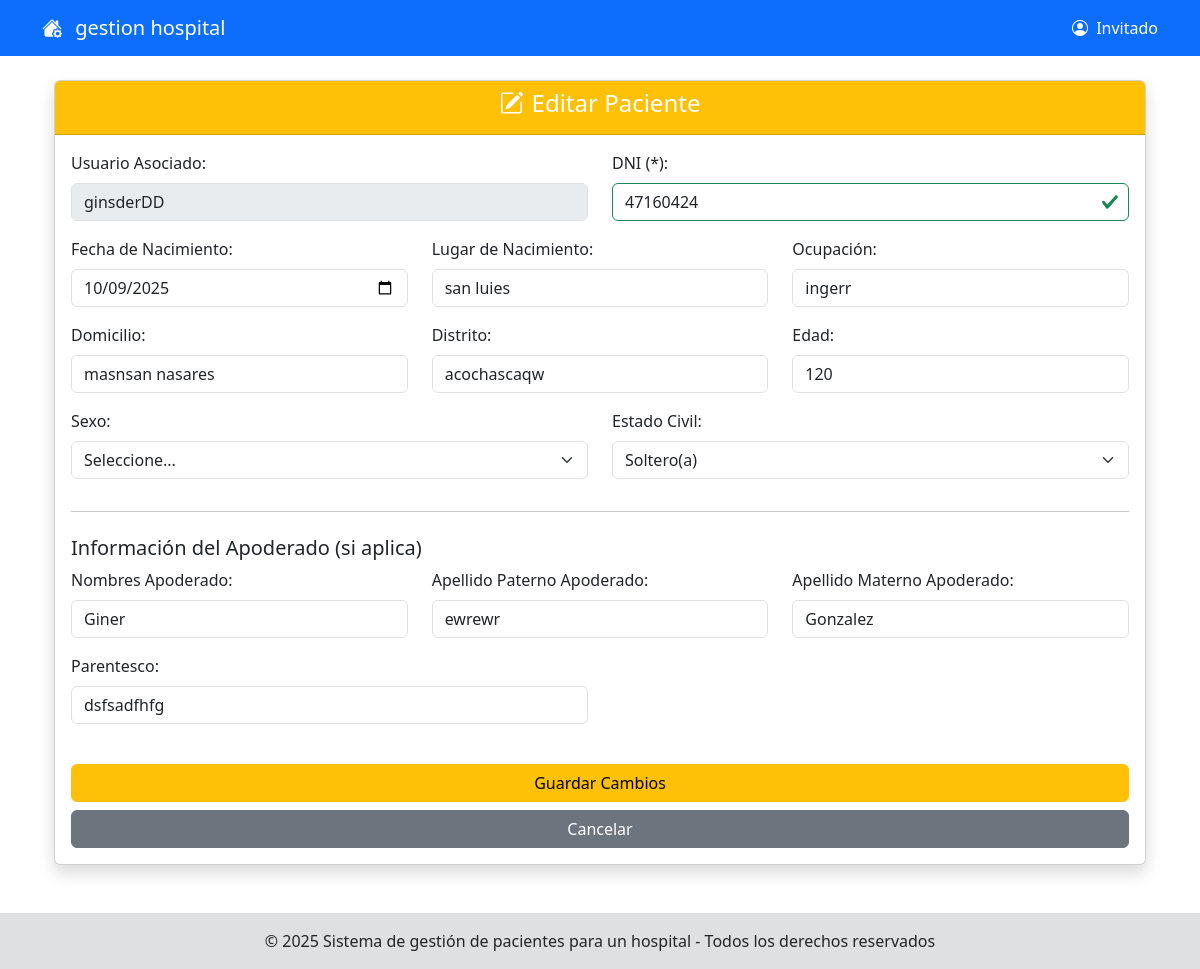
/modeloRol/recepcion/gestionTotalPacientes/editarPaciente/indexEditarPaciente.php?id=6, run on the app's committed database.
### tables this page shows
CREATE TABLE `pacientes` (
  `id_paciente` int(11) NOT NULL,
  `id_usuario` int(11) DEFAULT NULL,
  `fecha_nacimiento` date DEFAULT NULL,
  `lugar_nacimiento` varchar(100) DEFAULT NULL,
  `ocupacion` varchar(100) DEFAULT NULL,
  `dni` varchar(20) NOT NULL,
  `domicilio` varchar(255) DEFAULT NULL,
  `distrito` varchar(100) DEFAULT NULL,
  `edad` int(3) DEFAULT NULL,
  `sexo` varchar(10) DEFAULT NULL,
  `estado_civil` varchar(20) DEFAULT NULL,
  `nombre_apoderado` varchar(100) DEFAULT NULL,
  `apellido_paterno_apoderado` varchar(50) DEFAULT NULL,
  `apellido_materno_apoderado` varchar(50) DEFAULT NULL,
  `parentesco_apoderado` varchar(50) DEFAULT NULL,
  `creado_en` timestamp NOT NULL DEFAULT current_timestamp()
);

CREATE TABLE `usuarios` (
  `id_usuario` int(11) NOT NULL,
  `id_rol` int(11) NOT NULL,
  `email` varchar(50) NOT NULL,
  `usuario_clave` varchar(255) NOT NULL,
  `usuario_usuario` varchar(50) NOT NULL,
  `nombre` varchar(50) NOT NULL,
  `apellido_paterno` varchar(50) NOT NULL,
  `apellido_materno` varchar(50) NOT NULL,
  `telefono` varchar(15) DEFAULT NULL,
  `activo` tinyint(1) DEFAULT 1,
  `ultimo_login` datetime DEFAULT NULL,
  `estatus` int(11) NOT NULL,
  `creado_en` timestamp NOT NULL DEFAULT current_timestamp(),
  `actualizado_en` timestamp NOT NULL DEFAULT current_timestamp() ON UPDATE current_timestamp()
);

### modeloRol/recepcion/gestionTotalPacientes/editarPaciente/indexEditarPaciente.php (called while the page is built)
<?php
include_once('./formEditarPaciente.php');
$obj = new formEditarPaciente();
$obj->formEditarPacienteShow();
?>

### modelo/PacienteDAO.php (called while the page is built, shortened)
<?php
include_once('conexion.php');
class PacienteDAO
{
    private $connection;
    public function __construct()
    {
        $this->connection = Conexion::getInstancia()->getConnection();
    }
    public function obtenerPacientePorId($idPaciente)
    {
        $sql = "SELECT p.*, u.nombre, u.apellido_paterno, u.apellido_materno, u.telefono, u.email, u.usuario_usuario
                FROM pacientes p
                LEFT JOIN usuarios u ON p.id_usuario = u.id_usuario
                WHERE p.id_paciente = ?";
        $stmt = $this->connection->prepare($sql);
        $stmt->bind_param("i", $idPaciente);
        $stmt->execute();
        $resultado = $stmt->get_result();
        $paciente = $resultado->fetch_assoc();
        return $paciente;
    }
}
?>

### modelo/conexion.php (called while the page is built, shortened)
<?php
class Conexion
{
    private static $instancia = null;
    private $connection;
    private $host = 'localhost';
    private $user = 'root';
    private $pass = '';
    private $dbName = 'opipitaltrabajo';
    private function __construct()
    {
        $this->connection = new mysqli($this->host, $this->user, $this->pass, $this->dbName);
        $this->connection->set_charset("utf8");
    }
    public static function getInstancia()
    {
        if (self::$instancia === null) {
            self::$instancia = new Conexion();
        }
        return self::$instancia;
    }
    public function getConnection()
    {
        return $this->connection;
    }
}
?>

### modeloRol/recepcion/gestionTotalPacientes/editarPaciente/formEditarPaciente.php (the view, shortened to what this page needs)
<?php
include_once('../../../../shared/pantalla.php');
include_once('../../../../modelo/pacienteDAO.php');
class ValidDniState implements DniState {
    public function renderDniInput(string $dni): string {
        return '<input type="text" class="form-control is-valid" id="dni" name="dni" value="' . htmlspecialchars($dni) . '" required pattern="[0-9]{8,20}">';
    }
}
class DniStateContext {
    private DniState $state;
    public function __construct(string $dni) {
        if (is_numeric($dni) && strlen($dni) >= 8) {
            $this->state = new ValidDniState();
        } else {
            $this->state = new InvalidDniState();
        }
    }
    public function render(string $dni): string {
        return $this->state->renderDniInput($dni);
    }
}
class formEditarPaciente extends pantalla
{
    public function formEditarPacienteShow()
    {
        $idPaciente = isset($_GET['id']) ? $_GET['id'] : null;
        $paciente = $this->obtenerDatosPacienteStrategy($idPaciente);
        $this->renderFormulario($paciente);
    }
    protected function obtenerDatosPacienteStrategy($idPaciente)
    {
        $objPaciente = new PacienteDAO();
        return $objPaciente->obtenerPacientePorId($idPaciente);
    }
    protected function renderFormulario($paciente)
    {
        $opcionesEstadoCivilData = [
            ['valor' => 'Soltero', 'etiqueta' => 'Soltero(a)'],
            ['valor' => 'Casado', 'etiqueta' => 'Casado(a)'],
            ['valor' => 'Divorciado', 'etiqueta' => 'Divorciado(a)'],
            ['valor' => 'Viudo', 'etiqueta' => 'Viudo(a)']
        ];
        $iteratorEstadoCivil = new AuxiliarIterator($opcionesEstadoCivilData);
        $dniContext = new DniStateContext($paciente['dni']);
?>
<div class="container mt-4">
    <div class="card shadow">
        <div class="card-header bg-warning text-white text-center">
            <h4><i class="bi bi-pencil-square me-2"></i>Editar Paciente</h4>
        </div>
        <div class="card-body">
            <form action="./getEditarPaciente.php" method="POST">
                <div class="row">
                    <div class="col-md-6 mb-3">
                        <label for="usuario" class="form-label">Usuario Asociado:</label>
                        <input type="text" class="form-control" id="usuario" value="<?php echo htmlspecialchars($paciente['usuario_usuario']); ?>" disabled>
                    </div>
                    <div class="col-md-6 mb-3">
                        <label for="dni" class="form-label">DNI (*):</label>
                        <?php
                        echo $dniContext->render($paciente['dni']);
                        ?>
                    </div>
                </div>
                <div class="row">
                    <div class="col-md-4 mb-3">
                        <label for="fechaNacimiento" class="form-label">Fecha de Nacimiento:</label>
                        <input type="date" class="form-control" id="fechaNacimiento" name="fechaNacimiento" value="<?php echo htmlspecialchars($paciente['fecha_nacimiento']); ?>">
                    </div>
                    <div class="col-md-4 mb-3">
                        <label for="lugarNacimiento" class="form-label">Lugar de Nacimiento:</label>
                        <input type="text" class="form-control" id="lugarNacimiento" name="lugarNacimiento" value="<?php echo htmlspecialchars($paciente['lugar_nacimiento']); ?>">
                    </div>
                    <div class="col-md-4 mb-3">
                        <label for="ocupacion" class="form-label">Ocupación:</label>
                        <input type="text" class="form-control" id="ocupacion" name="ocupacion" value="<?php echo htmlspecialchars($paciente['ocupacion']); ?>">
                    </div>
                </div>
                <div class="row">
                    <div class="col-md-4 mb-3">
                        <label for="domicilio" class="form-label">Domicilio:</label>
                        <input type="text" class="form-control" id="domicilio" name="domicilio" value="<?php echo htmlspecialchars($paciente['domicilio']); ?>">
                    </div>
                    <div class="col-md-4 mb-3">
                        <label for="distrito" class="form-label">Distrito:</label>
                        <input type="text" class="form-control" id="distrito" name="distrito" value="<?php echo htmlspecialchars($paciente['distrito']); ?>">
                    </div>
                    <div class="col-md-4 mb-3">
                        <label for="edad" class="form-label">Edad:</label>
                        <input type="number" class="form-control" id="edad" name="edad" value="<?php echo htmlspecialchars($paciente['edad']); ?>">
                    </div>
                </div>
                <div class="row">
                    <div class="col-md-6 mb-3">
                        <label for="sexo" class="form-label">Sexo:</label>
                        <select class="form-select" id="sexo" name="sexo">
                            <option value="">Seleccione...</option>
                        </select>
                    </div>
                    <div class="col-md-6 mb-3">
                        <label for="estadoCivil" class="form-label">Estado Civil:</label>
                        <select class="form-select" id="estadoCivil" name="estadoCivil">
                            <?php
                            foreach ($iteratorEstadoCivil as $opcion) {
                                $selected = ($paciente['estado_civil'] == $opcion['valor']) ? 'selected' : '';
                            ?>
                                <option value="<?php echo htmlspecialchars($opcion['valor']); ?>" <?php echo $selected; ?>>
                                    <?php echo htmlspecialchars($opcion['etiqueta']); ?>
                                </option>
                            <?php
                            }
                            ?>
                        </select>
                    </div>
                </div>
                <hr>
                <h5 class="mt-4">Información del Apoderado (si aplica)</h5>
                <div class="row">
                    <div class="col-md-4 mb-3">
                        <label for="nombreApoderado" class="form-label">Nombres Apoderado:</label>
                        <input type="text" class="form-control" id="nombreApoderado" name="nombreApoderado" value="<?php echo htmlspecialchars($paciente['nombre_apoderado'] ?? ''); ?>">
                    </div>
                    <div class="col-md-4 mb-3">
                        <label for="apellidoPaternoApoderado" class="form-label">Apellido Paterno Apoderado:</label>
                        <input type="text" class="form-control" id="apellidoPaternoApoderado" name="apellidoPaternoApoderado" value="<?php echo htmlspecialchars($paciente['apellido_paterno_apoderado'] ?? ''); ?>">
                    </div>
                    <div class="col-md-4 mb-3">
                        <label for="apellidoMaternoApoderado" class="form-label">Apellido Materno Apoderado:</label>
                        <input type="text" class="form-control" id="apellidoMaternoApoderado" name="apellidoMaternoApoderado" value="<?php echo htmlspecialchars($paciente['apellido_materno_apoderado'] ?? ''); ?>">
                    </div>
                </div>
                <div class="row">
                    <div class="col-md-6 mb-3">
                        <label for="parentescoApoderado" class="form-label">Parentesco:</label>
                        <input type="text" class="form-control" id="parentescoApoderado" name="parentescoApoderado" value="<?php echo htmlspecialchars($paciente['parentesco_apoderado'] ?? ''); ?>">
                    </div>
                </div>
                <div class="d-grid gap-2 mt-4">
                    <button type="submit" name="btnEditar" class="btn btn-warning">Guardar Cambios</button>
                    <a href="../indexTotalPaciente.php" class="btn btn-secondary">Cancelar</a>
                </div>
            </form>
        </div>
    </div>
</div>
<?php
    }
}
?>

### data on the page
pacientes: id_usuario.usuario_usuario "ginsderDD", dni "47160424", fechaNacimiento "10/09/2025", lugarNacimiento "san luies", ocupacion "ingerr", domicilio "masnsan nasares", distrito "acochascaqw", edad "120", nombreApoderado "Giner", apellidoPaternoApoderado "ewrewr", apellidoMaternoApoderado "Gonzalez", parentescoApoderado "dsfsadfhfg"

### other printed values
$_SESSION['login'] "Invitado"
form field estadoCivil "Soltero(a)"
